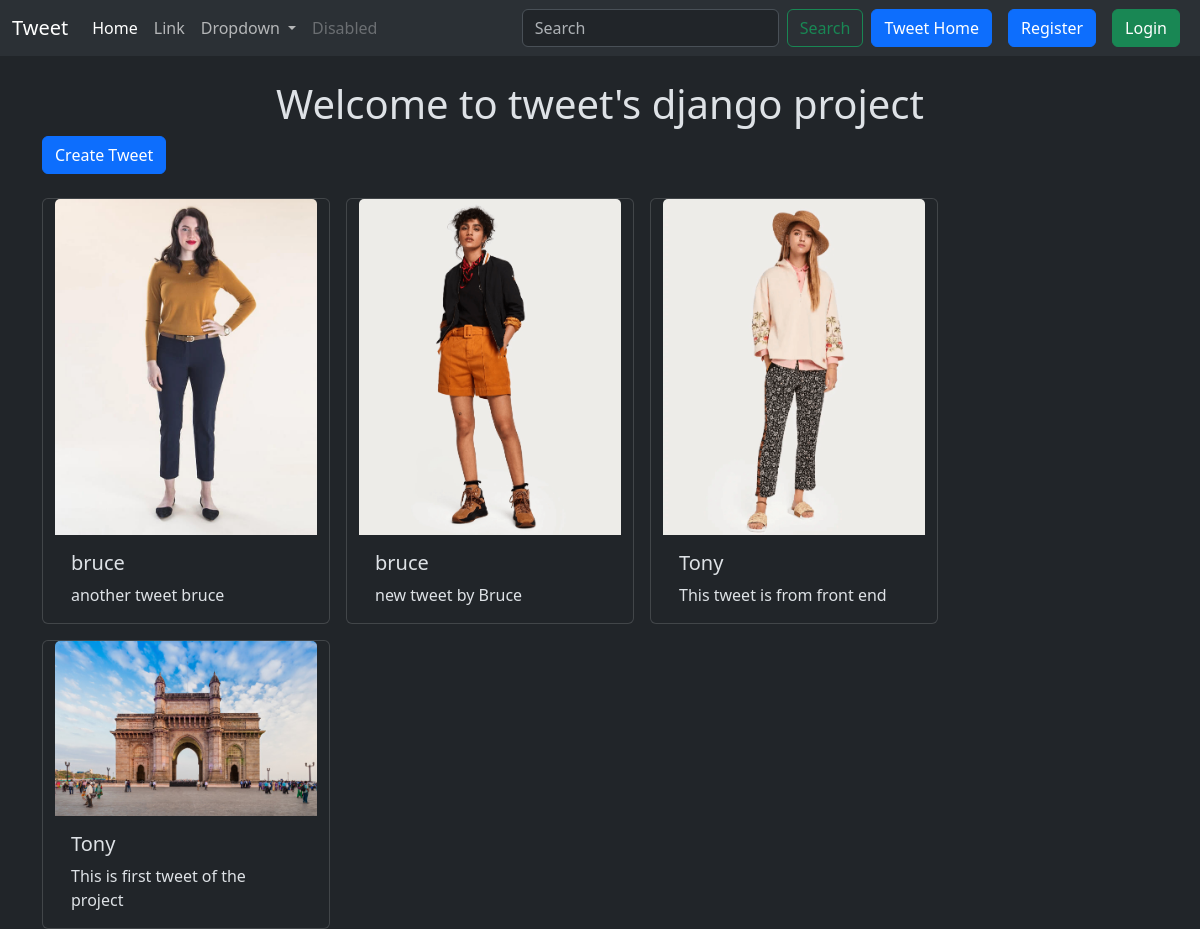
The page / on the database its author committed.
### tweet/models.py (models this page shows, shortened)
class Tweet(models.Model):
    user = models.ForeignKey(User, on_delete=models.CASCADE)
    text = models.TextField(max_length=250)
    photo = models.ImageField(upload_to='photos/', blank=True, null=True)
    created_at = models.DateTimeField(auto_now_add=True)
    updated_at = models.DateTimeField(auto_now=True)

### tweet/views.py (the view)
# urls.py: path('', views.tweet_list, name = 'tweet_list'),
def tweet_list(request):
    tweets = Tweet.objects.all().order_by('-created_at')
    return render(request, 'tweet_list.html', {'tweets': tweets})

### tweet/templates/tweet_list.html (shortened to what this page needs)
{% extends "layout.html" %}
{% block content %}
<h1 class="text-center mt-4">Welcome to tweet's django project</h1>
<a class="btn btn-primary mb-4"  href="{% url 'tweet_create' %}">Create Tweet</a>
<div class="container row gap-3">
    {% for tweet in tweets %}
    <div class="card" style="width: 18rem;">
        <img src="{{tweet.photo.url}}" class="card-img-top" alt="...">
        <div class="card-body">
          <h5 class="card-title">{{tweet.user.username}}</h5>
          <p class="card-text">{{tweet.text}}</p>
        </div>
      </div>
    {% endfor %}
</div>
{% endblock content %}

### templates/layout.html (shortened to what this page needs)
{% load static %}
<!DOCTYPE html>
<html lang="en" data-bs-theme="dark">
    <head>
        <link href="https://cdn.jsdelivr.net/npm/bootstrap@5.3.3/dist/css/bootstrap.min.css" rel="stylesheet">
    </head>
    <body>
        <nav class="navbar navbar-expand-lg bg-body-tertiary">
            <div class="container-fluid">
                <a class="navbar-brand" href="#">Tweet</a>
              <div class="collapse navbar-collapse" id="navbarSupportedContent">
                <ul class="navbar-nav me-auto mb-2 mb-lg-0">
                  <li class="nav-item">
                    <a class="nav-link active" aria-current="page" href="#">Home</a>
                  </li>
                  <li class="nav-item">
                    <a class="nav-link" href="#">Link</a>
                  </li>
                  <li class="nav-item dropdown">
                    <a class="nav-link dropdown-toggle" href="#" role="button" data-bs-toggle="dropdown" aria-expanded="false">
                      Dropdown
                    </a>
                  </li>
                  <li class="nav-item">
                    <a class="nav-link disabled" aria-disabled="true">Disabled</a>
                  </li>
                </ul>
                <form class="d-flex" role="search">
                  <input class="form-control me-2" type="search" placeholder="Search" aria-label="Search">
                  <button class="btn btn-outline-success" type="submit">Search</button>
                </form>
                <a href="{% url 'tweet_list' %}" class="btn btn-primary mx-2">Tweet Home</a>
                {% if user.is_authenticated %}
                <form method="post" action="{% url 'logout' %}">
                  {% csrf_token %}
                  <button class="btn btn-danger" type="submit">Logout</button>
                </form>
                {% else %}
                <a href="{% url 'register' %}" class="btn btn-primary mx-2">Register</a>
                <a href="{% url 'login' %}" class="btn btn-success mx-2">Login</a>
                {% endif %}
              </div>
            </div>
          </nav>
        <div class="container">
            {% block content %}{% endblock  %}
        </div>
    </body>
</html>

### rows shown on the page
Tweet: photo (picture), user.username "bruce", text "another tweet bruce"
Tweet: photo (picture), user.username "bruce", text "new tweet by Bruce"
Tweet: photo (picture), user.username "Tony", text "This tweet is from front end"
Tweet: photo (picture), user.username "Tony", text "This is first tweet of the project"
